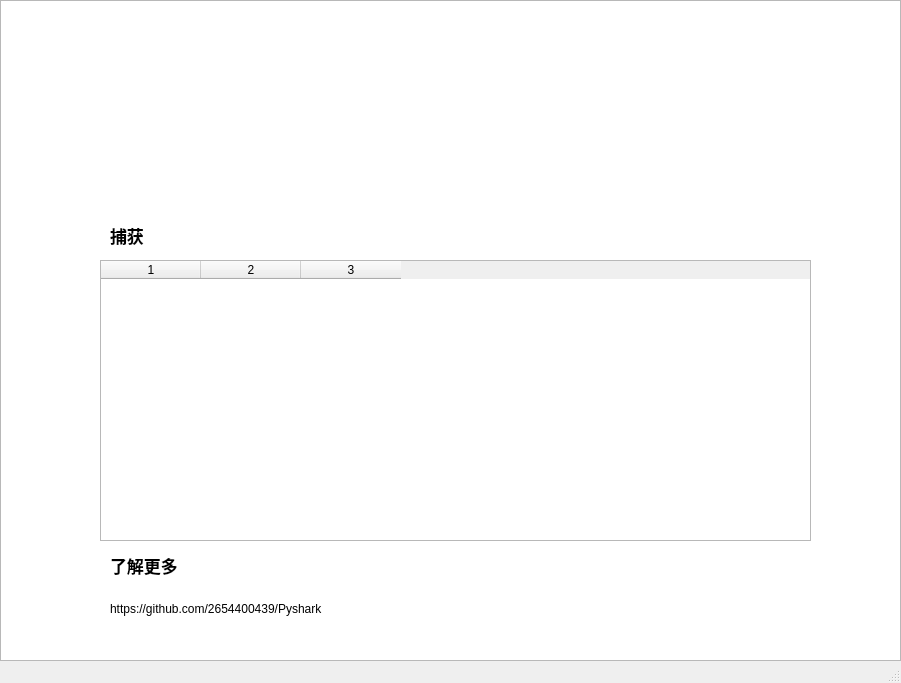
<?xml version="1.0" encoding="UTF-8"?>
<ui version="4.0">
    <class>MainWindow</class>
    <widget class="QMainWindow" name="MainWindow">
        <property name="enabled">
            <bool>true</bool>
        </property>
        <property name="geometry">
            <rect>
                <x>0</x>
                <y>0</y>
                <width>901</width>
                <height>683</height>
            </rect>
        </property>
        <property name="sizePolicy">
            <sizepolicy hsizetype="Preferred" vsizetype="Preferred">
                <horstretch>0</horstretch>
                <verstretch>0</verstretch>
            </sizepolicy>
        </property>
        <property name="windowTitle">
            <string>Pyshark</string>
        </property>
        <widget class="QWidget" name="centralwidget">
            <widget class="QLabel" name="label">
                <property name="geometry">
                    <rect>
                        <x>170</x>
                        <y>50</y>
                        <width>591</width>
                        <height>151</height>
                    </rect>
                </property>
                <property name="text">
                    <string/>
                </property>
                <property name="pixmap">
                    <pixmap>C:/Users/程逸飞/Desktop/1648712748(1).png</pixmap>
                </property>
            </widget>
            <widget class="QTextBrowser" name="textBrowser">
                <property name="geometry">
                    <rect>
                        <x>0</x>
                        <y>0</y>
                        <width>901</width>
                        <height>661</height>
                    </rect>
                </property>
            </widget>
            <widget class="QTableWidget" name="tableWidget">
                <property name="geometry">
                    <rect>
                        <x>100</x>
                        <y>260</y>
                        <width>711</width>
                        <height>281</height>
                    </rect>
                </property>
                <property name="layoutDirection">
                    <enum>Qt::LeftToRight</enum>
                </property>
                <property name="selectionBehavior">
                    <enum>QAbstractItemView::SelectRows</enum>
                </property>
                <property name="columnCount">
                    <number>3</number>
                </property>
                <column/>
                <column/>
                <column/>
            </widget>
            <widget class="QLabel" name="label_2">
                <property name="geometry">
                    <rect>
                        <x>110</x>
                        <y>220</y>
                        <width>91</width>
                        <height>31</height>
                    </rect>
                </property>
                <property name="font">
                    <font>
                        <pointsize>13</pointsize>
                        <weight>75</weight>
                        <bold>true</bold>
                    </font>
                </property>
                <property name="text">
                    <string>捕获</string>
                </property>
            </widget>
            <widget class="QLabel" name="label_3">
                <property name="geometry">
                    <rect>
                        <x>110</x>
                        <y>550</y>
                        <width>91</width>
                        <height>31</height>
                    </rect>
                </property>
                <property name="font">
                    <font>
                        <pointsize>13</pointsize>
                        <weight>75</weight>
                        <bold>true</bold>
                    </font>
                </property>
                <property name="text">
                    <string>了解更多</string>
                </property>
            </widget>
            <widget class="QLabel" name="label_4">
                <property name="geometry">
                    <rect>
                        <x>110</x>
                        <y>600</y>
                        <width>381</width>
                        <height>18</height>
                    </rect>
                </property>
                <property name="text">
                    <string>https://github.com/2654400439/Pyshark</string>
                </property>
            </widget>
            <zorder>textBrowser</zorder>
            <zorder>label</zorder>
            <zorder>tableWidget</zorder>
            <zorder>label_2</zorder>
            <zorder>label_3</zorder>
            <zorder>label_4</zorder>
        </widget>
        <widget class="QStatusBar" name="statusbar"/>
    </widget>
    <resources/>
    <connections/>
</ui>
